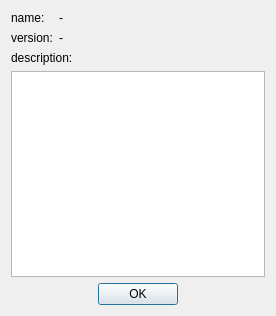
<?xml version="1.0" encoding="UTF-8"?>
<ui version="4.0">
 <class>PluginInfoDlg</class>
 <widget class="QDialog" name="PluginInfoDlg">
  <property name="geometry">
   <rect>
    <x>0</x>
    <y>0</y>
    <width>276</width>
    <height>316</height>
   </rect>
  </property>
  <property name="windowTitle">
   <string>Dialog</string>
  </property>
  <layout class="QVBoxLayout" name="verticalLayout_2">
   <item>
    <layout class="QFormLayout" name="formLayout">
     <item row="0" column="0">
      <widget class="QLabel" name="lblName">
       <property name="text">
        <string>name:</string>
       </property>
      </widget>
     </item>
     <item row="0" column="1">
      <widget class="QLabel" name="lblName_val">
       <property name="text">
        <string>-</string>
       </property>
      </widget>
     </item>
     <item row="1" column="0">
      <widget class="QLabel" name="lblVersion">
       <property name="text">
        <string>version:</string>
       </property>
      </widget>
     </item>
     <item row="1" column="1">
      <widget class="QLabel" name="lblVersion_val">
       <property name="text">
        <string>-</string>
       </property>
      </widget>
     </item>
    </layout>
   </item>
   <item>
    <layout class="QVBoxLayout" name="verticalLayout">
     <item>
      <widget class="QLabel" name="lblDescr">
       <property name="text">
        <string>description:</string>
       </property>
      </widget>
     </item>
     <item>
      <widget class="QTextEdit" name="tedDescr">
       <property name="readOnly">
        <bool>true</bool>
       </property>
      </widget>
     </item>
    </layout>
   </item>
   <item>
    <widget class="QDialogButtonBox" name="buttonBox">
     <property name="orientation">
      <enum>Qt::Horizontal</enum>
     </property>
     <property name="standardButtons">
      <set>QDialogButtonBox::Ok</set>
     </property>
     <property name="centerButtons">
      <bool>true</bool>
     </property>
    </widget>
   </item>
  </layout>
 </widget>
 <resources/>
 <connections>
  <connection>
   <sender>buttonBox</sender>
   <signal>accepted()</signal>
   <receiver>PluginInfoDlg</receiver>
   <slot>accept()</slot>
   <hints>
    <hint type="sourcelabel">
     <x>248</x>
     <y>254</y>
    </hint>
    <hint type="destinationlabel">
     <x>157</x>
     <y>274</y>
    </hint>
   </hints>
  </connection>
  <connection>
   <sender>buttonBox</sender>
   <signal>rejected()</signal>
   <receiver>PluginInfoDlg</receiver>
   <slot>reject()</slot>
   <hints>
    <hint type="sourcelabel">
     <x>316</x>
     <y>260</y>
    </hint>
    <hint type="destinationlabel">
     <x>286</x>
     <y>274</y>
    </hint>
   </hints>
  </connection>
 </connections>
</ui>
